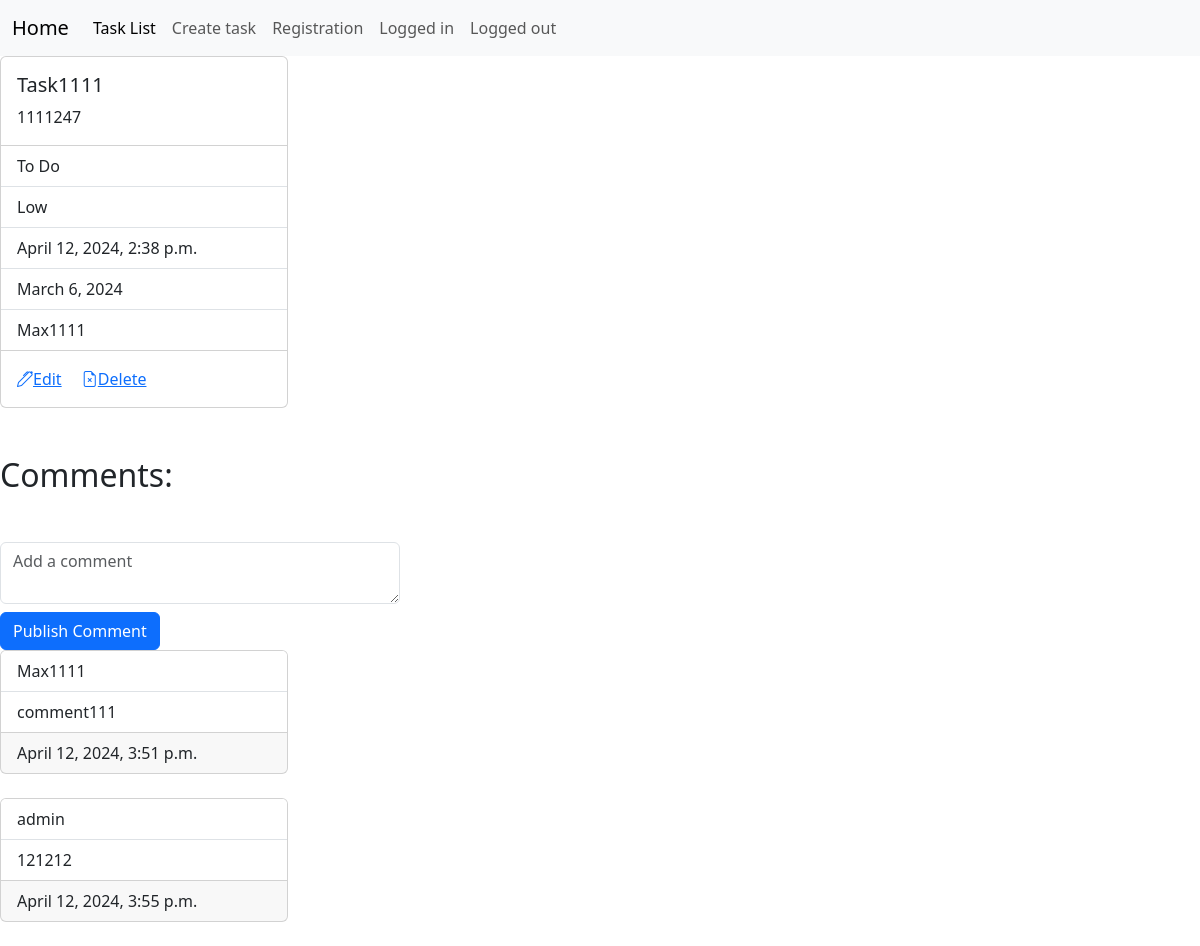
The app's page /tasks/4/ with its own data.
### trackingApp/models.py (models this page shows, shortened)
class Task(models.Model):
    title = models.CharField(max_length=100)
    description = models.TextField()
    STATUS_CHOICES = [
        ('TODO', 'To Do'),
        ('IN_PROGRESS', 'In Progress'),
        ('DONE', 'Done'),
    ]
    status = models.CharField(max_length=20, choices=STATUS_CHOICES, default='TODO')
    PRIORITY_CHOICES = [
        ('LOW', 'Low'),
        ('MEDIUM', 'Medium'),
        ('HIGH', 'High'),
    ]
    priority = models.CharField(max_length=20, choices=PRIORITY_CHOICES, default='LOW')
    created_at = models.DateTimeField(auto_now_add=True)
    due_date = models.DateField()
    creator = models.ForeignKey(get_user_model(), on_delete=models.CASCADE, null=True, blank=True)

class Comment(models.Model):
    task = models.ForeignKey(Task, related_name='comments', on_delete=models.CASCADE)
    user = models.ForeignKey(User, on_delete=models.CASCADE)
    text = models.TextField()
    created_at = models.DateTimeField(auto_now_add=True)

### trackingApp/views.py (the view)
# urls.py: path('tasks/<int:pk>/', TaskDetailView.as_view(), name='task_detail'),
class TaskDetailView(DetailView):
    model = Task
    template_name = 'trackingApp/task_detail.html'
    context_object_name = 'task'

### templates/trackingApp/task_detail.html (shortened to what this page needs)
{% extends 'trackingApp/base.html' %}
{% load static %}
{% block styles %}
    <link rel="stylesheet" type="text/css" href="{% static 'css/trackingApp/task_detail.css' %}">
{% endblock %}
{% block content %}
<body>
    <div class="card" style="width: 18rem;">
        <div class="card-body">
          <h5 class="card-title">{{ task.title }}</h5>
          <p class="card-text">{{ task.description }}</p>
        </div>
        <ul class="list-group list-group-flush">
          <li class="list-group-item">{{ task.get_status_display }}</li>
          <li class="list-group-item">{{ task.get_priority_display }}</li>
          <li class="list-group-item">{{ task.created_at }}</li>
          <li class="list-group-item">{{ task.due_date }}</li>
          <li class="list-group-item">{{ task.creator.username }}</li>
        </ul>
        <div class="card-body">
          <a href="{% url 'task_update' task.pk %}" class="card-link bi bi-pen" >Edit</a>
          <a href="{% url 'task_delete' task.pk %}" class="card-link bi bi-file-earmark-x">Delete</a>
        </div>
      </div>
    <h2 class = "my-5">Comments:</h2>
    <form method="post" action="{% url 'add_comment' pk=task.pk %}">
      <textarea name="comment_text" class="form-control mb-2" placeholder="Add a comment"></textarea>
      <button type="submit" class="btn btn-primary">Publish Comment</button>
    </form>
    {% for comment in task.comments.all %}
    <div class="card mb-4" style="width: 18rem;">
        <ul class="list-group list-group-flush">
          <li class="list-group-item">{{ comment.user.username }}</li>
          <li class="list-group-item">{{ comment.text }}</li>
        </ul>
        <div class="card-footer">
            <li class="list-group-item">{{ comment.created_at }}</li>
        </div>
    </div>
    {% endfor %}
</body>
{% endblock %}

### static/css/trackingApp/task_detail.css (style rules this page uses)
textarea.form-control { min-height: calc(1.5em + 0.75rem + calc(var(--bs-border-width) * 2)); width: 50vh; }

### records on screen
Task: title "Task1111", description "1111247", status "To Do", priority "Low", created_at "April 12, 2024, 2:38 p.m.", due_date "March 6, 2024", creator.username "Max1111"
Comment: user.username "Max1111", text "comment111", created_at "April 12, 2024, 3:51 p.m."
Comment: user.username "admin", text "121212", created_at "April 12, 2024, 3:55 p.m."
